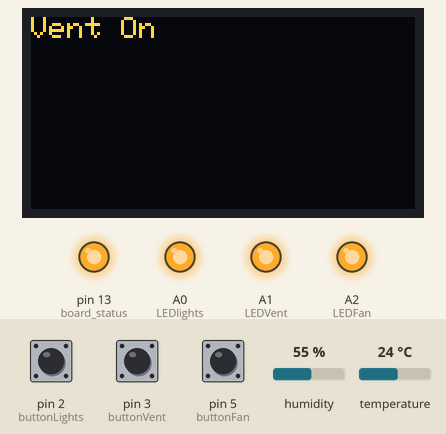
A program run on a simulated Arduino Nano, built with avr-gcc and run on an emulated ATmega328P. Parts: 128×64 one-colour display, output pins drawn as LEDs (lit = HIGH). Inputs (shaded band) come from the test bench; at power-on: pin 5 (buttonFan) HIGH, pin 2 (buttonLights) HIGH, pin 3 (buttonVent) HIGH, humidity 55 %, temperature 24 °C. The OLED is the two-colour kind (top 16 rows yellow); the display library's start-up logo is not drawn; what the program prints to the serial monitor is not drawn.

Above: at 1.4 s.
1.5 s: pin 5 (buttonFan) pulled LOW for 1 s
At 3.2 s:
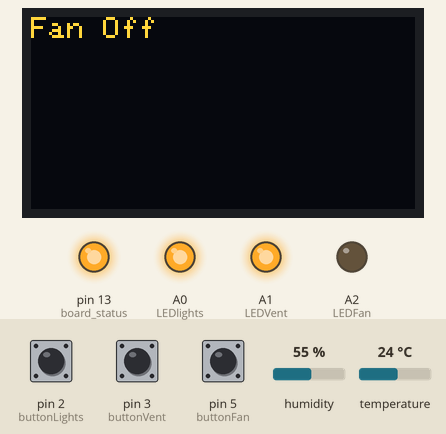
4.0 s: pin 2 (buttonLights) pulled LOW for 0.15 s
At 5.0 s:
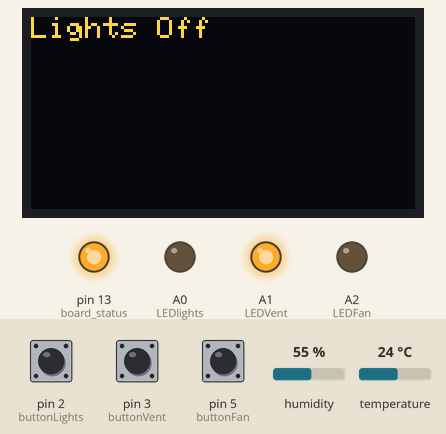
5.7 s: pin 3 (buttonVent) pulled LOW for 0.15 s
At 6.4 s:
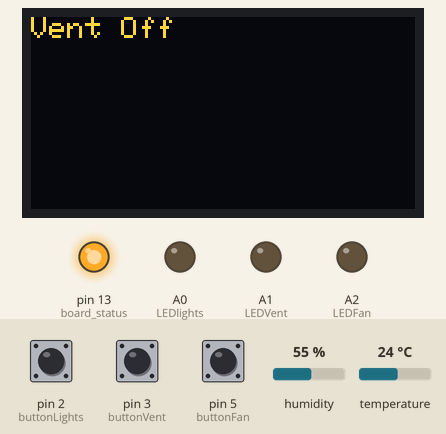
7.4 s: pin 5 (buttonFan) pulled LOW for 0.15 s
At 8.8 s:
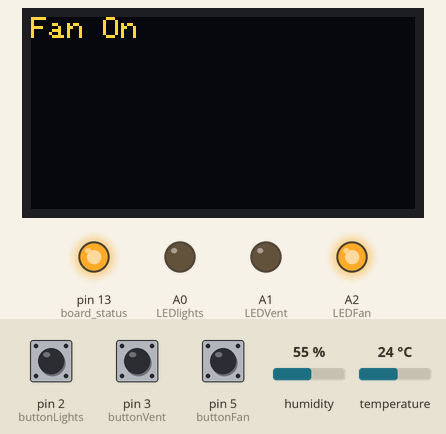
9.1 s: pin 2 (buttonLights) pulled LOW for 1 s
At 11.3 s:
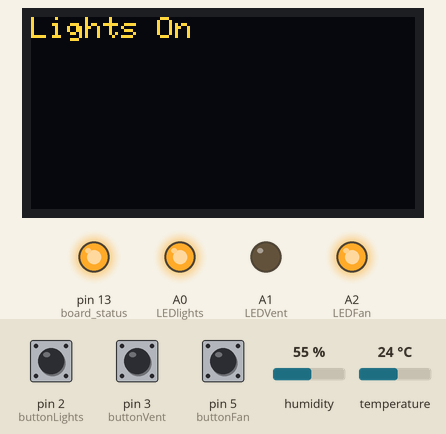
11.6 s: pin 5 (buttonFan) pulled LOW for 0.15 s
At 11.75 s:
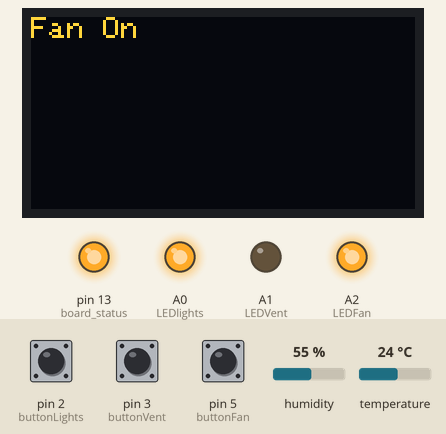
Timing chart, 0 to 14.3 s (numbered marks = the images above; inputs shaded):
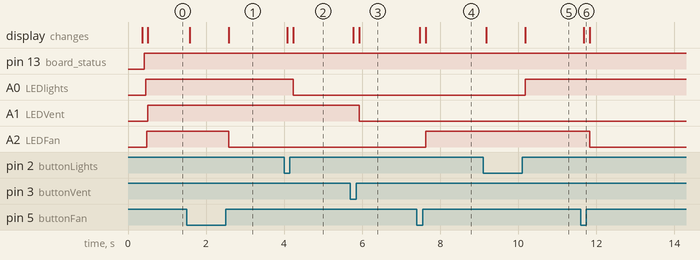

Measured:
- after the input at 1.5 s, A2 (LEDFan): HIGH → LOW after 1.1 s; the display: first changes after 0.08 s (image 1 shows a later state)
- after the input at 4.0 s, A0 (LEDlights): HIGH → LOW after 0.23 s; the display: first changes after 0.08 s (image 2 shows a later state)
- after the input at 5.7 s, A1 (LEDVent): HIGH → LOW after 0.23 s; the display: first changes after 0.08 s (image 3 shows a later state)
- after the input at 7.4 s, A2 (LEDFan): LOW → HIGH after 0.23 s; the display: first changes after 0.08 s (image 4 shows a later state)
- after the input at 9.1 s, A0 (LEDlights): LOW → HIGH after 1.1 s; the display: first changes after 0.08 s (image 5 shows a later state)
- after the input at 11.6 s, A2 (LEDFan): HIGH → LOW after 0.23 s; the display: changes after 0.08 s (image 6)

The program:

main.cpp
```cpp
#include <Arduino.h>
#include <Adafruit_SSD1306.h>
#include <Adafruit_I2CDevice.h>
#include <DHT.h>
#include <Adafruit_Sensor.h>
#include <Wire.h>


#define buttonLights 2  //input of the light button
#define buttonVent 3   //input of the vents button
#define buttonFan 5     //input for the fan button
#define LEDlights A0
#define LEDVent A1
#define LEDFan A2
#define temp 0
#define hum 1
#define sensorInterval 60000 //read every 10
#define debounceDelay 50 //pushbutton interval

#define DHTPIN 6  //digital pin for temp and humidity readings
#define DHTTYPE DHT22  //The type of dht probe we are using

#define SCREEN_WIDTH 128 // OLED display width, in pixels
#define SCREEN_HEIGHT 64 // OLED display height, in pixels

// Declaration for an SSD1306 display connected to I2C (SDA, SCL pins)
#define OLED_RESET     4 // Reset pin # (or -1 if sharing Arduino reset pin)

// Graphing Constants
#define maxcount 15 //maximum number of displayed cycle and array lenthgs
#define multiplier 8 //x axis multiplier
#define tempMin 20.0  //lowest temperature for gauge
#define tempMax 80.0  //Max temperature for gauge
#define humMin 0  //minimum humidity for gauge
#define humMax 50.0 //Max humidity for gauge

Adafruit_SSD1306 display(SCREEN_WIDTH, SCREEN_HEIGHT, &Wire, OLED_RESET);

DHT dht(DHTPIN, DHTTYPE);

byte readingButtonLights;
byte stateButtonLights;
byte lastStateButtonLights = HIGH;
byte stateLights = LOW;

byte readingButtonFan;
byte stateButtonFan;
byte lastStateButtonFan = HIGH;
byte stateFan = LOW;

byte readingButtonVent;
byte stateButtonVent;
byte lastStateButtonVent = HIGH;
byte stateVent = LOW;

int ncount = 0;  // number of cycles
int tempA[maxcount];
int humA[maxcount];

unsigned long sensorCycleStart;
unsigned long sensorCycleCurrent;
unsigned long lastDebounceTimeLights;
unsigned long lastDebounceTimeFan;
unsigned long lastDebounceTimeVent;


void setup() {
  // Start Serial
  Serial.begin(9600);

  //Setup pins
  pinMode(buttonLights, INPUT);
  pinMode(buttonVent, INPUT);
  pinMode(buttonFan, INPUT);

  pinMode(LEDlights, OUTPUT);
  pinMode(LEDFan, OUTPUT);
  pinMode(LEDVent, OUTPUT);

  pinMode(13, OUTPUT);   //board status

  //setup loop details
  sensorCycleStart = millis();

  //Setup display
  // SSD1306_SWITCHCAPVCC = generate display voltage from 3.3V internally
  if(!display.begin(SSD1306_SWITCHCAPVCC, 0x3C)) { // Address 0x3C for 128x32
    Serial.println(F("SSD1306 allocation failed"));
    for(;;); // Don't proceed, loop forever
  }

  display.display();
  display.clearDisplay();
  delay(200);
  display.setTextSize(1);      // Normal 1:1 pixel scale
  display.setTextColor(SSD1306_WHITE); // Draw white text
  display.setCursor(0, 0);     // Start at top-left corner
  display.write("Hello World");
  display.display();

  //setup dht
  dht.begin();

}

void loop() {
  // put your main code here, to run repeatedly:

 //Determine if we need a sensor read
  if (millis()-sensorCycleStart > sensorInterval || ncount == 0){
    //Read temp and humidity
    float t = dht.readTemperature();
    float h = dht.readHumidity();

    //Draw Axes
    display.clearDisplay();
    //draw x axis
    display.drawLine(0, (SCREEN_HEIGHT-1), (SCREEN_WIDTH-1),
    (SCREEN_HEIGHT-1), SSD1306_WHITE);
    display.display();

    //draw y axis
    display.drawLine(0, 0, 0, SCREEN_WIDTH-1, SSD1306_WHITE);
    display.display();

    if (ncount < maxcount){
      //add directly to array
      tempA[ncount] = t;
      humA[ncount] = h;
    }else{
      for (int i = 0; i < maxcount-1; i++){
        tempA[i] = tempA[i+1];
        humA[i] = humA[i+1];
      }
      tempA[maxcount-1] = t;
      humA[maxcount-1] = h;
    }

    for (int n=0; n < ncount; n++){
      // scale the temps and humidity so it fits on plot
      // Assume a rangeo of 20 to 80 C for Temperature
      // and 0 to 50 for rel humidity

      int yT = (SCREEN_HEIGHT-1)-(tempA[n]-tempMin)/(tempMax-tempMin)*(SCREEN_HEIGHT-1);
      int yH = (SCREEN_HEIGHT-1)-(humA[n]-humMin)/(humMax-humMin)*(SCREEN_HEIGHT-1);

      //plot it
      display.fillCircle(n*multiplier, yH, 2, SSD1306_WHITE);
      display.drawCircle(n*multiplier, yT, 2, SSD1306_WHITE);
    }
    display.display();

    //print out temp and humidity as text
    display.setTextSize(1);
    display.setCursor(10,0);

    char temperature[5];
    dtostrf(t,4,1,temperature);

    display.write("T: ");
    display.write(temperature);
    display.display();

    char humidity[5];
    dtostrf(h,4,1,humidity);

    display.setCursor(10,9);
    display.write("H: ");
    display.write(humidity);
    display.display();

    //update counter if needed
    if (ncount < maxcount){
      ncount++;
    }

    //reset sensorCycleStart
    sensorCycleStart = millis();
    Serial.println("Sensor Read Triggered");
    if (digitalRead(13)==HIGH){
      digitalWrite(13, LOW);
      //digitalWrite(LEDlights, LOW);
    }else{
      digitalWrite(13, HIGH);
      //digitalWrite(LEDlights, HIGH);
    }
  }

  //Evaluate button pushes

  {//Lights

  readingButtonLights = digitalRead(buttonLights);
  // check to see if you just pressed the button
  // (i.e. the input went from LOW to HIGH), and you've waited long enough
  // since the last press to ignore any noise:

  // If the switch changed, due to noise or pressing:
  if (readingButtonLights != lastStateButtonLights) {
    // reset the debouncing timer
    lastDebounceTimeLights = millis();
  }

  if ((millis() - lastDebounceTimeLights) > debounceDelay) {
    // whatever the reading is at, it's been there for longer than the debounce
    // delay, so take it as the actual current state:

    // if the button state has changed:
    if (readingButtonLights != stateButtonLights) {
      stateButtonLights = readingButtonLights;

      //toggle the LED
      if (stateButtonLights == HIGH){
        stateLights = !stateLights;
      }

      display.clearDisplay();
      display.setCursor(0,0);
      if (stateLights == HIGH){
        display.write("Lights On");
      }else{
        display.write("Lights Off");
      }
      display.display();
    }
  }

  //Set the lights state
  digitalWrite(LEDlights, stateLights);

  //save the reading. Next time through the loop, it'll be the lastButtonState:
  lastStateButtonLights = readingButtonLights;
  }

  {//Fan

  readingButtonFan = digitalRead(buttonFan);
  Serial.print(readingButtonFan);
  // check to see if you just pressed the button
  // (i.e. the input went from LOW to HIGH), and you've waited long enough
  // since the last press to ignore any noise:

  // If the switch changed, due to noise or pressing:
  if (readingButtonFan != lastStateButtonFan) {
    // reset the debouncing timer
    lastDebounceTimeFan = millis();
  }

  if ((millis() - lastDebounceTimeFan) > debounceDelay) {
    // whatever the reading is at, it's been there for longer than the debounce
    // delay, so take it as the actual current state:

    // if the button state has changed:
    if (readingButtonFan != stateButtonFan) {
      stateButtonFan = readingButtonFan;

      //toggle the LED
      if (stateButtonFan == HIGH){
        stateFan = !stateFan;
      }

      display.clearDisplay();
      display.setCursor(0,0);
      if (stateFan == HIGH){
        display.write("Fan On");
      }else{
        display.write("Fan Off");
      }
      display.display();
    }
  }

  //Set the lights state
  digitalWrite(LEDFan, stateFan);

  //save the reading. Next time through the loop, it'll be the lastButtonState:
  lastStateButtonFan = readingButtonFan;
  }

  {// Vent Button
  readingButtonVent = digitalRead(buttonVent);
  // check to see if you just pressed the button
  // (i.e. the input went from LOW to HIGH), and you've waited long enough
  // since the last press to ignore any noise:

  // If the switch changed, due to noise or pressing:
  if (readingButtonVent != lastStateButtonVent) {
    // reset the debouncing timer
    lastDebounceTimeVent = millis();
  }

  if ((millis() - lastDebounceTimeVent) > debounceDelay) {
    // whatever the reading is at, it's been there for longer than the debounce
    // delay, so take it as the actual current state:

    // if the button state has changed:
    if (readingButtonVent != stateButtonVent) {
      stateButtonVent = readingButtonVent;

      //toggle the LED
      if (stateButtonVent == HIGH){
        stateVent = !stateVent;
      }

      display.clearDisplay();
      display.setCursor(0,0);
      if (stateVent == HIGH){
        display.write("Vent On");
      }else{
        display.write("Vent Off");
      }
      display.display();
    }
  }

  //Set the lights state
  digitalWrite(LEDVent, stateVent);

  // save the reading. Next time through the loop, it'll be the lastButtonState:
  lastStateButtonVent = readingButtonVent;
  }
  //delay(2000);
}
```
